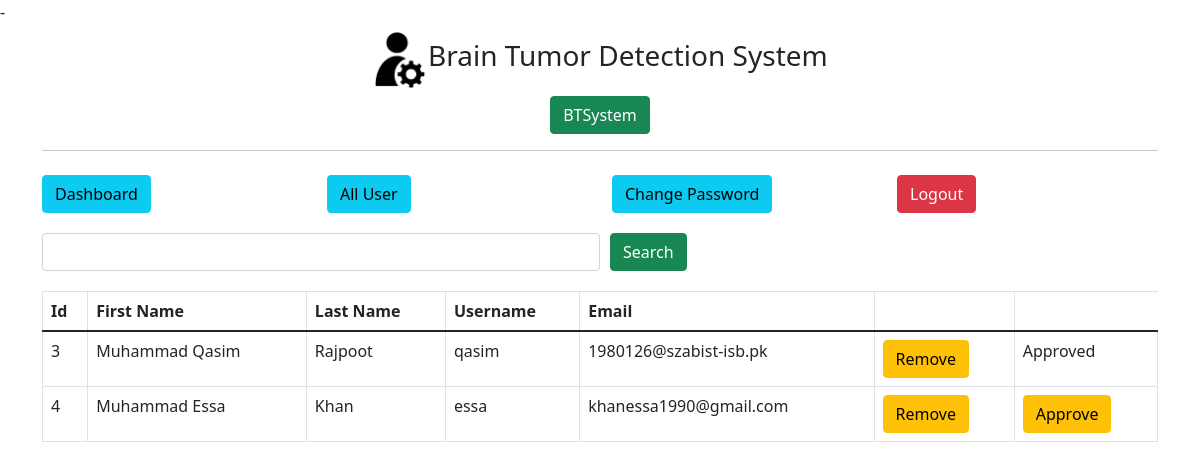
/admin/get-all-user (signed in), run on the app's committed database.
### main.py (models this page shows, shortened)
class User(db.Model):
    id=db.Column(db.Integer, primary_key=True)
    fname=db.Column(db.String(255), nullable=False)
    lname=db.Column(db.String(255), nullable=False)
    email=db.Column(db.String(255), nullable=False)
    username=db.Column(db.String(255), nullable=False)
    password=db.Column(db.String(255), nullable=False)
    status=db.Column(db.Integer,default=0, nullable=False)

### main.py (the view)
@app.route('/admin/get-all-user', methods=["POST","GET"])
def adminGetAllUser():
    if not session.get('admin_id'):
        return redirect('/admin/')
    if request.method== "POST":
        search=request.form.get('search')
        users=User.query.filter(User.username.like('%'+search+'%')).all()
        return render_template('admin/all-user.html',title='Approve User',users=users)
    else:
        users=User.query.all()
        return render_template('admin/all-user.html',title='Approve User',users=users)

### templates/admin/all-user.html
-{% extends "admin/layout.html"%}
{% block content %}
<div class="container">
    {% include 'admin/navbar.html' %}
    <div class="my-2">
        <form action="" method="POST" style="width:100%">
            <div class="d-flex align-items-center">
                <input type="text" name="search" id="search" class="form-control my-1 w-50">
                <button type="submit" class="btn btn-success " style="margin-left:10px;">Search</button>
            </div>
        </form>
    </div>
    <div class="my-2">
        <div class="table-responsive">
            <table class="table table-bordered">
                <thead>
                    <tr>
                        <th>Id</th>
                        <th>First Name</th>
                        <th>Last Name</th>
                        <th>Username</th>
                        <th>Email</th>
                        <th></th>
                    </tr>
                </thead>
                <tbody>
                    {% for user in users %}
                    <tr>
                        <td>{{user.id}}</td>
                        <td>{{user.fname}}</td>
                        <td>{{user.lname}}</td>
                        <td>{{user.username}}</td>
                        <td>{{user.email}}</td>
                        <td><a href="/delete/{{user.id}}">
                            <button class="btn btn-warning">Remove</button>
                        </a></td>
                        <td>
                            {% if user.status == 1 %}
                            Approved
                            {% else %}
                            <a href="/admin/approve-user/{{user.id}}">
                                <button class="btn btn-warning">Approve</button>
                            </a>
                            {% endif %}
                        </td>
                    </tr>
                    {% endfor %}
                </tbody>
            </table>
        </div>
    </div>
</div>
{% endblock content %}

### templates/admin/layout.html (shortened to what this page needs)
<!DOCTYPE html>
<html lang="en">
<head>
    <link href="https://cdn.jsdelivr.net/npm/bootstrap@5.1.3/dist/css/bootstrap.min.css" rel="stylesheet">
</head>
<body>
    <div class="container my-2">
        <div class="d-flex justify-content-center align-items-center">
            <img style="width: 5%;"
                alt="">
            <h3>
                Brain Tumor Detection System
            </h3>
        </div>
        <div class="my-2 text-center">
            {% if session.admin_name %}
            <button class="btn btn-success">{{session.admin_name}}</button>
            {% endif %}
        </div>
        <hr>
    </div>
    {% block content %} {% endblock content %}
</body>
</html>

### templates/admin/navbar.html
<div class="row d-flex justify-content-center">
    <div class="col-xl-3 col-lg-3 col-md-3 my-2 col-sm-12">
        <a href="/admin/dashboard" class="btn btn-info w-full">Dashboard</a>
    </div>
    <div class="col-xl-3 col-lg-3 col-md-3 my-2 col-sm-12">
        <a href="/admin/get-all-user" class="btn btn-info w-full">All User</a>
    </div>
    <div class="col-xl-3 col-lg-3 col-md-3 my-2 col-sm-12">
        <a href="/admin/change-admin-password" class="btn btn-info w-full">Change Password</a>
    </div>
    <div class="col-xl-3 col-lg-3 col-md-3 my-2 col-sm-12">
        <a href="/admin/logout" class="btn btn-danger w-full">Logout</a>
    </div>
</div>

### data on the page
User: id "3", fname "Muhammad Qasim", lname "Rajpoot", username "qasim", email "1980126@szabist-isb.pk", status "Approved"
User: id "4", fname "Muhammad Essa", lname "Khan", username "essa", email "khanessa1990@gmail.com"

### other printed values
{{ session.admin_name }} "BTSystem"
